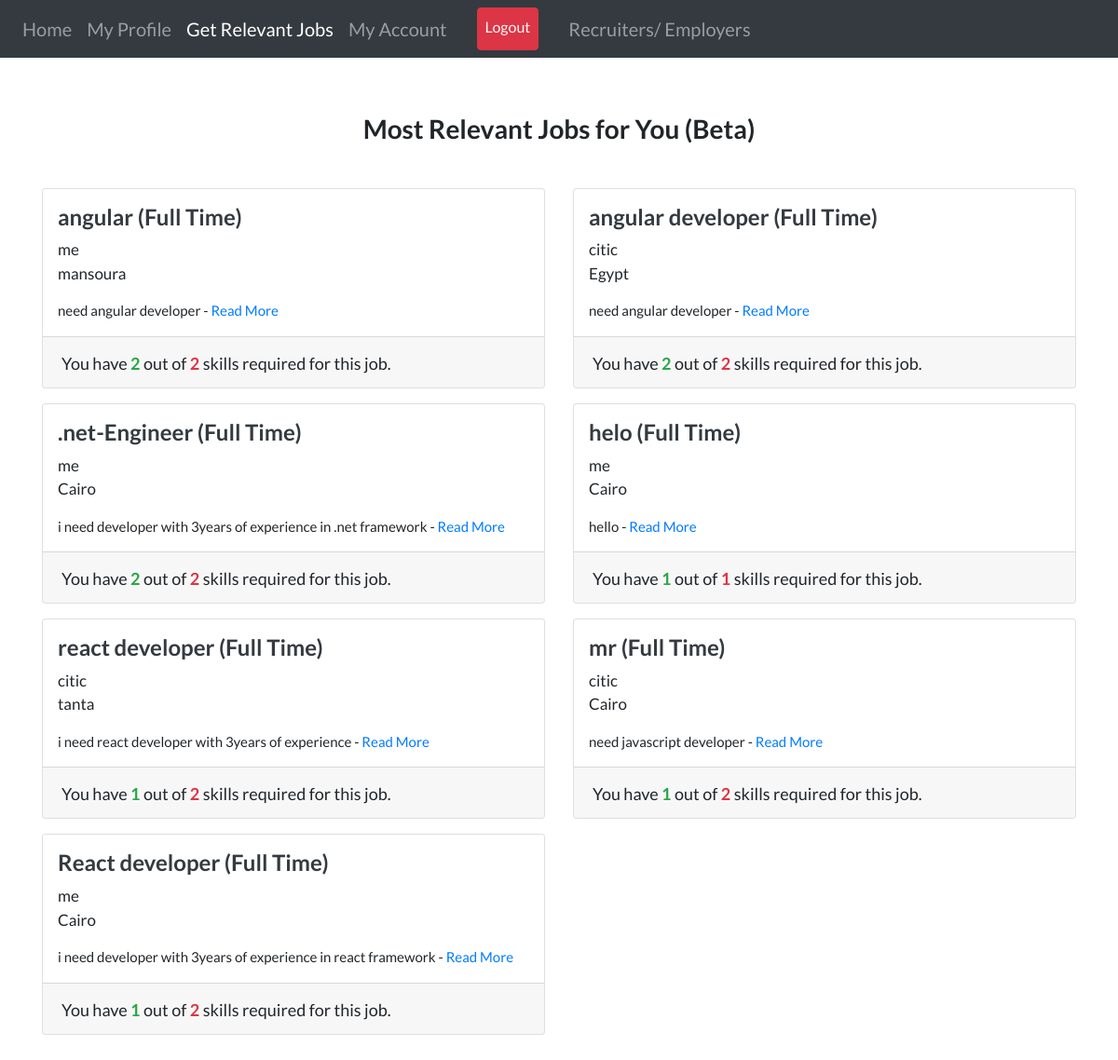
The app's page /relevant_jobs/ (signed in) with its own data.
### job/models.py (models this page shows, shortened)
class Job(models.Model):
    recruiter = models.ForeignKey(
        User, related_name='jobs', on_delete=models.CASCADE)
    title = models.CharField(max_length=255)
    company = models.CharField(max_length=200)
    location = models.CharField(max_length=255)
    description = models.TextField()
    skills_req = models.CharField(max_length=200)
    job_type = models.CharField(
        max_length=30, choices=CHOICES, default='Full Time', null=True)
    link = models.URLField(null=True, blank=True)
    slug = AutoSlugField(populate_from='title', unique=True, null= True)
    date_posted = models.DateTimeField(default=timezone.now)

### Candidates/views.py (the view)
# urls.py: path('relevant_jobs/', views.intelligent_search, name='intelligent-search'),
@login_required
def intelligent_search(request):
    relevant_jobs = []
    common = []
    job_skills = []
    user = request.user
    profile = Profile.objects.filter(user=user).first()
    my_skill_query = Skill.objects.filter(user=user)
    my_skills = []
    for i in my_skill_query:
        my_skills.append(i.skill.lower())
    if profile:
        jobs = Job.objects.filter(
            job_type=profile.looking_for).order_by('-date_posted')
    else:
        jobs = Job.objects.all()
    for job in jobs:
        skills = []
        sk = str(job.skills_req).split(",")
        for i in sk:
            skills.append(i.strip().lower())
        common_skills = list(set(my_skills) & set(skills))
        if (len(common_skills) != 0 ):
            relevant_jobs.append(job)
            common.append(len(common_skills))
            job_skills.append(len(skills))
    objects = zip(relevant_jobs, common, job_skills)
    objects = sorted(objects, key=lambda t: t[1]/t[2], reverse=True)
    objects = objects[:100]
    context = {
        'intel_page': "active",
        'jobs': objects,
        'counter': len(relevant_jobs),
    }
    return render(request, 'candidates/intelligent_search.html', context)

### Candidates/templates/candidates/intelligent_search.html
{%extends "users/layout.html" %} {% load static %} {% block content %}
<br /><br />
<div>
<h3 class="text-center"><b>Most Relevant Jobs for You (Beta)</b></h3><br>
{%if counter %}
  <div class="row">
    {% for job,common, job_skill in jobs %}
    <div class="col-md-6">
      <div class="card card-signin my-2">
        <span class="ml-3 mt-3">
          <a href="{% url 'job-detail' job.slug %}"
            ><h4 class="text-dark">
              <b>{{job.title}} ({{job.job_type}})</b>
            </h4></a
          >
          <p style="font-size: 17px">{{job.company}}<br />{{job.location}}</p>
          <p style="font-size: 15px">
            {{job.description|truncatewords:30}} -
            <a href="{% url 'job-detail' job.slug %}">Read More</a>
          </p>
        </span>
        <div class="card-footer">
          <span style="font-size: 18px"
            >You have <b class="text-success">{{ common }} </b>out of <b class="text-danger">{{ job_skill }}</b> skills required for this job.</span
          >
        </div>
      </div>
    </div>
    {% endfor %}
  </div>
</div>
<br />
{% else %}
<p class="text-center">No relevant jobs for you now! Please check if your <a href="{% url 'my-profile' %}">profile</a> is complete.</p><br>
{% endif %}
</div>
{% endblock content %}

### users/templates/users/layout.html (style rules this page uses)
body { font-family: "Lato"; font-size: 20px; }

### records on screen
Job: title "angular", job_type "Full Time", company "me", location "mansoura", description "need angular developer", common "2", job_skill "2"
Job: title "angular developer", job_type "Full Time", company "citic", location "Egypt", description "need angular developer", recruiter "2"
Job: title ".net-Engineer", job_type "Full Time", company "me", location "Cairo", description "i need developer with 3years of experience in .net framework", common "2", job_skill "2"
Job: title "helo", job_type "Full Time", company "me", location "Cairo", description "hello", common "1", job_skill "1"
Job: title "react developer", job_type "Full Time", company "citic", location "tanta", description "i need react developer with 3years of experience", recruiter "1", job_skill "2"
Job: title "mr", job_type "Full Time", company "citic", location "Cairo", description "need javascript developer", common "1", job_skill "2"
Job: title "React developer", job_type "Full Time", company "me", location "Cairo", description "i need developer with 3years of experience in react framework", common "1", recruiter "2"
